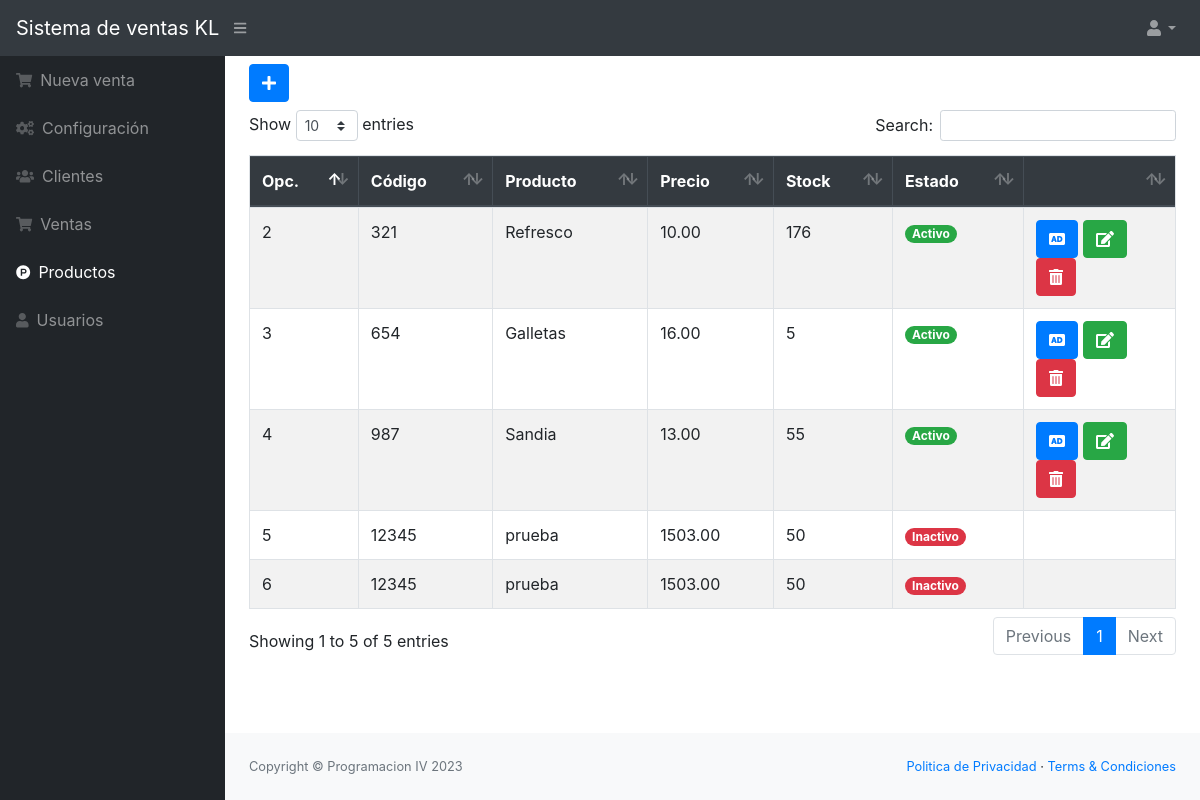
/src/productos.php (signed in), run on the app's committed database.
### tables this page shows
CREATE TABLE `producto` (
  `codproducto` int(11) NOT NULL,
  `codigo` varchar(20) NOT NULL,
  `descripcion` varchar(200) NOT NULL,
  `precio` decimal(10,2) NOT NULL,
  `existencia` int(11) NOT NULL,
  `usuario_id` int(11) NOT NULL,
  `estado` int(11) NOT NULL DEFAULT 1
);

### src/productos.php (the view, shortened to what this page needs)
<?php include_once "includes/header.php";
   ?>
<button class="btn btn-primary mb-2" type="button" data-toggle="modal" data-target="#nuevo_producto"><i class="fas fa-plus"></i></button>
<div class="table-responsive">
    <table class="table table-striped table-bordered" id="tbl">
        <thead class="thead-dark">
            <tr>
                <th>Opc.</th>
                <th>Código</th>
                <th>Producto</th>
                <th>Precio</th>
                <th>Stock</th>
                <th>Estado</th>
                <th></th>
            </tr>
        </thead>
        <tbody>
            <?php
               include "../conexion.php";
               $query = mysqli_query($conexion, "SELECT * FROM producto");
               $result = mysqli_num_rows($query);
               if ($result > 0) {
                   while ($data = mysqli_fetch_assoc($query)) {
                       if ($data['estado'] == 1) {
                           $estado = '<span class="badge badge-pill badge-success">Activo</span>';
                       } else {
                           $estado = '<span class="badge badge-pill badge-danger">Inactivo</span>';
                       }
               ?>
                    <tr>
                        <td><?php echo $data['codproducto']; ?></td>
                        <td><?php echo $data['codigo']; ?></td>
                        <td><?php echo $data['descripcion']; ?></td>
                        <td><?php echo $data['precio']; ?></td>
                        <td><?php echo $data['existencia']; ?></td>
                        <td><?php echo $estado ?></td>
                        <td>
                            <?php if ($data['estado'] == 1) { ?>
                                <a href="agregar_producto.php?id=<?php echo $data['codproducto']; ?>" class="btn btn-primary"><i class='fas fa-audio-description'></i></a>
                                <a href="editar_producto.php?id=<?php echo $data['codproducto']; ?>" class="btn btn-success"><i class='fas fa-edit'></i></a>
                                <form action="eliminar_producto.php?id=<?php echo $data['codproducto']; ?>" method="post" class="confirmar d-inline">
                                    <button class="btn btn-danger" type="submit"><i class='fas fa-trash-alt'></i> </button>
                                </form>
                            <?php } ?>
                        </td>
                    </tr>
            <?php }
               } ?>
        </tbody>
    </table>
</div>
<?php include_once "includes/footer.php"; ?>

### data on the page
producto: codproducto "2", codigo "321", descripcion "Refresco", precio "10.00", existencia "176", estado "Activo"
producto: codproducto "3", codigo "654", descripcion "Galletas", precio "16.00", existencia "5", estado "Activo"
producto: codproducto "4", codigo "987", descripcion "Sandia", precio "13.00", existencia "55", estado "Activo"
producto: codproducto "5", codigo "12345", descripcion "prueba", precio "1503.00", existencia "50", estado "Inactivo"
producto: codproducto "6", codigo "12345", descripcion "prueba", precio "1503.00", existencia "50", estado "Inactivo"
